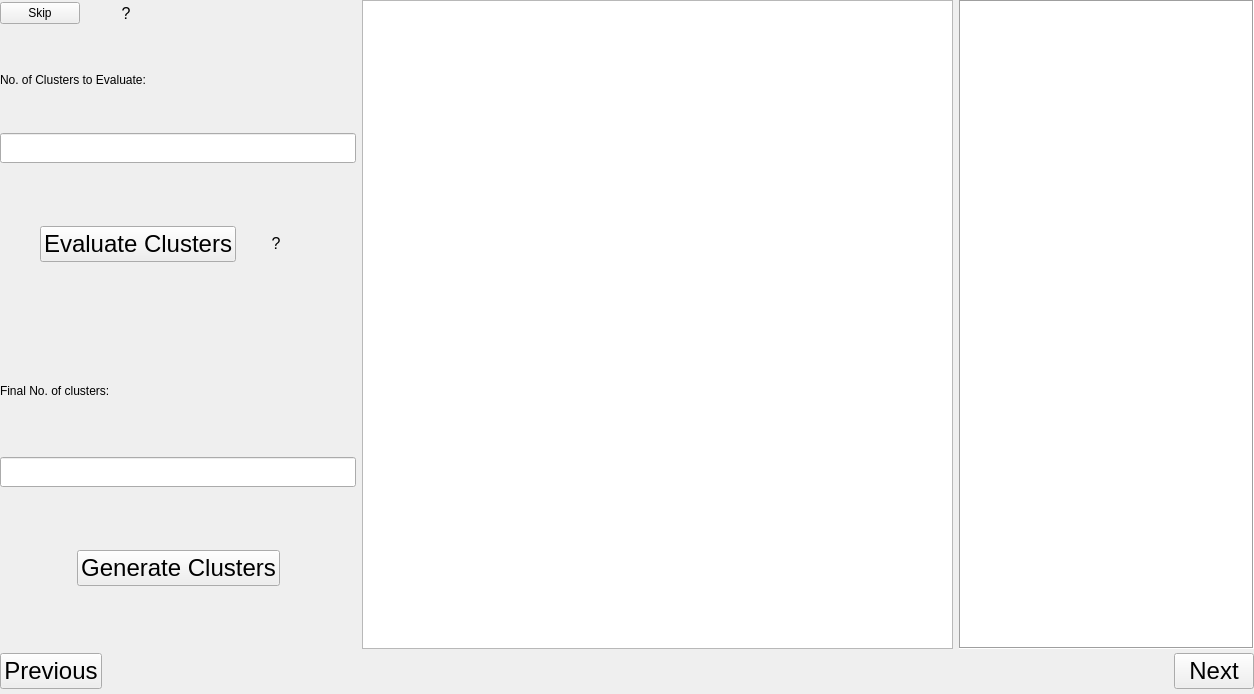
<?xml version="1.0" encoding="UTF-8"?>
<ui version="4.0">
 <class>solar_widget</class>
 <widget class="QWidget" name="solar_widget">
  <property name="geometry">
   <rect>
    <x>0</x>
    <y>0</y>
    <width>1254</width>
    <height>694</height>
   </rect>
  </property>
  <property name="windowTitle">
   <string>Form</string>
  </property>
  <layout class="QVBoxLayout" name="verticalLayout_2">
   <property name="spacing">
    <number>0</number>
   </property>
   <property name="leftMargin">
    <number>0</number>
   </property>
   <property name="topMargin">
    <number>0</number>
   </property>
   <property name="rightMargin">
    <number>0</number>
   </property>
   <property name="bottomMargin">
    <number>0</number>
   </property>
   <item>
    <widget class="QStackedWidget" name="stackedWidget_2">
     <property name="sizePolicy">
      <sizepolicy hsizetype="Expanding" vsizetype="Expanding">
       <horstretch>0</horstretch>
       <verstretch>0</verstretch>
      </sizepolicy>
     </property>
     <property name="font">
      <font>
       <pointsize>9</pointsize>
      </font>
     </property>
     <property name="styleSheet">
      <string notr="true"/>
     </property>
     <property name="currentIndex">
      <number>1</number>
     </property>
     <widget class="QWidget" name="page_4">
      <property name="sizePolicy">
       <sizepolicy hsizetype="Expanding" vsizetype="Expanding">
        <horstretch>0</horstretch>
        <verstretch>0</verstretch>
       </sizepolicy>
      </property>
      <property name="styleSheet">
       <string notr="true"/>
      </property>
      <layout class="QGridLayout" name="gridLayout_5">
       <property name="leftMargin">
        <number>0</number>
       </property>
       <property name="topMargin">
        <number>0</number>
       </property>
       <property name="rightMargin">
        <number>0</number>
       </property>
       <property name="bottomMargin">
        <number>0</number>
       </property>
       <item row="0" column="0">
        <widget class="QFrame" name="frame_4">
         <property name="sizePolicy">
          <sizepolicy hsizetype="Expanding" vsizetype="Expanding">
           <horstretch>0</horstretch>
           <verstretch>0</verstretch>
          </sizepolicy>
         </property>
         <property name="styleSheet">
          <string notr="true"/>
         </property>
         <property name="frameShape">
          <enum>QFrame::Shape::NoFrame</enum>
         </property>
         <property name="frameShadow">
          <enum>QFrame::Shadow::Raised</enum>
         </property>
         <layout class="QGridLayout" name="gridLayout_4">
          <property name="leftMargin">
           <number>0</number>
          </property>
          <property name="topMargin">
           <number>9</number>
          </property>
          <property name="rightMargin">
           <number>0</number>
          </property>
          <property name="bottomMargin">
           <number>0</number>
          </property>
          <property name="verticalSpacing">
           <number>6</number>
          </property>
          <item row="0" column="0">
           <widget class="QWidget" name="widget_6" native="true">
            <property name="sizePolicy">
             <sizepolicy hsizetype="Expanding" vsizetype="Expanding">
              <horstretch>0</horstretch>
              <verstretch>0</verstretch>
             </sizepolicy>
            </property>
            <property name="styleSheet">
             <string notr="true"/>
            </property>
            <layout class="QGridLayout" name="gridLayout">
             <property name="leftMargin">
              <number>0</number>
             </property>
             <property name="topMargin">
              <number>0</number>
             </property>
             <property name="rightMargin">
              <number>0</number>
             </property>
             <property name="bottomMargin">
              <number>0</number>
             </property>
             <item row="0" column="0">
              <widget class="QWidget" name="widget_4" native="true">
               <property name="sizePolicy">
                <sizepolicy hsizetype="Preferred" vsizetype="Preferred">
                 <horstretch>0</horstretch>
                 <verstretch>0</verstretch>
                </sizepolicy>
               </property>
               <property name="styleSheet">
                <string notr="true"/>
               </property>
               <layout class="QVBoxLayout" name="verticalLayout">
                <property name="leftMargin">
                 <number>0</number>
                </property>
                <property name="topMargin">
                 <number>0</number>
                </property>
                <property name="rightMargin">
                 <number>0</number>
                </property>
                <property name="bottomMargin">
                 <number>0</number>
                </property>
                <item>
                 <widget class="QLabel" name="label_20">
                  <property name="sizePolicy">
                   <sizepolicy hsizetype="Preferred" vsizetype="Preferred">
                    <horstretch>0</horstretch>
                    <verstretch>0</verstretch>
                   </sizepolicy>
                  </property>
                  <property name="styleSheet">
                   <string notr="true"/>
                  </property>
                  <property name="text">
                   <string>Datal input:</string>
                  </property>
                 </widget>
                </item>
                <item>
                 <widget class="QComboBox" name="comboBox_2">
                  <property name="sizePolicy">
                   <sizepolicy hsizetype="Preferred" vsizetype="Fixed">
                    <horstretch>0</horstretch>
                    <verstretch>0</verstretch>
                   </sizepolicy>
                  </property>
                  <property name="minimumSize">
                   <size>
                    <width>0</width>
                    <height>30</height>
                   </size>
                  </property>
                  <property name="styleSheet">
                   <string notr="true"/>
                  </property>
                  <property name="editable">
                   <bool>false</bool>
                  </property>
                  <property name="maxVisibleItems">
                   <number>10</number>
                  </property>
                  <item>
                   <property name="text">
                    <string>--Select Option--</string>
                   </property>
                  </item>
                  <item>
                   <property name="text">
                    <string>Download Solar Data from NSRDB</string>
                   </property>
                  </item>
                  <item>
                   <property name="text">
                    <string>Use Own Data</string>
                   </property>
                  </item>
                 </widget>
                </item>
               </layout>
              </widget>
             </item>
             <item row="0" column="1" rowspan="3">
              <widget class="QTextBrowser" name="textBrowser_4">
               <property name="styleSheet">
                <string notr="true"/>
               </property>
               <property name="frameShape">
                <enum>QFrame::Shape::NoFrame</enum>
               </property>
              </widget>
             </item>
             <item row="3" column="0" alignment="Qt::AlignmentFlag::AlignHCenter">
              <widget class="QPushButton" name="pushButton_solar_dl">
               <property name="enabled">
                <bool>true</bool>
               </property>
               <property name="minimumSize">
                <size>
                 <width>143</width>
                 <height>0</height>
                </size>
               </property>
               <property name="font">
                <font>
                 <family>Arial</family>
                 <pointsize>18</pointsize>
                 <italic>false</italic>
                 <bold>false</bold>
                </font>
               </property>
               <property name="cursor">
                <cursorShape>PointingHandCursor</cursorShape>
               </property>
               <property name="styleSheet">
                <string notr="true"/>
               </property>
               <property name="text">
                <string>Download Solar Data</string>
               </property>
              </widget>
             </item>
             <item row="1" column="0" alignment="Qt::AlignmentFlag::AlignHCenter">
              <widget class="QPushButton" name="pushButton_solar_upload">
               <property name="styleSheet">
                <string notr="true"/>
               </property>
               <property name="text">
                <string>Upload Data</string>
               </property>
              </widget>
             </item>
             <item row="2" column="0">
              <widget class="QWidget" name="widget_5" native="true">
               <property name="enabled">
                <bool>true</bool>
               </property>
               <property name="sizePolicy">
                <sizepolicy hsizetype="Expanding" vsizetype="Expanding">
                 <horstretch>0</horstretch>
                 <verstretch>0</verstretch>
                </sizepolicy>
               </property>
               <property name="styleSheet">
                <string notr="true"/>
               </property>
               <layout class="QVBoxLayout" name="verticalLayout_9">
                <property name="leftMargin">
                 <number>0</number>
                </property>
                <property name="topMargin">
                 <number>0</number>
                </property>
                <property name="rightMargin">
                 <number>0</number>
                </property>
                <property name="bottomMargin">
                 <number>0</number>
                </property>
                <item>
                 <widget class="QLabel" name="label_3">
                  <property name="text">
                   <string>Start Year:</string>
                  </property>
                 </widget>
                </item>
                <item>
                 <widget class="QLineEdit" name="lineEdit_starty">
                  <property name="enabled">
                   <bool>true</bool>
                  </property>
                  <property name="minimumSize">
                   <size>
                    <width>0</width>
                    <height>30</height>
                   </size>
                  </property>
                  <property name="text">
                   <string/>
                  </property>
                 </widget>
                </item>
                <item>
                 <widget class="QLabel" name="label_26">
                  <property name="enabled">
                   <bool>true</bool>
                  </property>
                  <property name="text">
                   <string>End Year:</string>
                  </property>
                 </widget>
                </item>
                <item>
                 <widget class="QLineEdit" name="lineEdit_endy">
                  <property name="minimumSize">
                   <size>
                    <width>0</width>
                    <height>30</height>
                   </size>
                  </property>
                  <property name="text">
                   <string/>
                  </property>
                 </widget>
                </item>
               </layout>
              </widget>
             </item>
            </layout>
           </widget>
          </item>
          <item row="1" column="0">
           <widget class="QWidget" name="widget_10" native="true">
            <property name="sizePolicy">
             <sizepolicy hsizetype="Expanding" vsizetype="Fixed">
              <horstretch>0</horstretch>
              <verstretch>0</verstretch>
             </sizepolicy>
            </property>
            <property name="styleSheet">
             <string notr="true"/>
            </property>
            <layout class="QHBoxLayout" name="horizontalLayout">
             <property name="leftMargin">
              <number>0</number>
             </property>
             <property name="topMargin">
              <number>0</number>
             </property>
             <property name="rightMargin">
              <number>0</number>
             </property>
             <property name="bottomMargin">
              <number>0</number>
             </property>
             <item>
              <widget class="QPushButton" name="pushButton_DI_previous_2">
               <property name="minimumSize">
                <size>
                 <width>55</width>
                 <height>25</height>
                </size>
               </property>
               <property name="sizeIncrement">
                <size>
                 <width>0</width>
                 <height>0</height>
                </size>
               </property>
               <property name="styleSheet">
                <string notr="true"/>
               </property>
               <property name="text">
                <string>Previous</string>
               </property>
              </widget>
             </item>
             <item>
              <spacer name="horizontalSpacer">
               <property name="orientation">
                <enum>Qt::Orientation::Horizontal</enum>
               </property>
               <property name="sizeHint" stdset="0">
                <size>
                 <width>40</width>
                 <height>20</height>
                </size>
               </property>
              </spacer>
             </item>
             <item>
              <widget class="QPushButton" name="pushButton_DI_next_2">
               <property name="enabled">
                <bool>true</bool>
               </property>
               <property name="minimumSize">
                <size>
                 <width>45</width>
                 <height>25</height>
                </size>
               </property>
               <property name="styleSheet">
                <string notr="true"/>
               </property>
               <property name="text">
                <string>Next</string>
               </property>
              </widget>
             </item>
            </layout>
           </widget>
          </item>
         </layout>
        </widget>
       </item>
      </layout>
     </widget>
     <widget class="QWidget" name="page_5">
      <property name="styleSheet">
       <string notr="true"/>
      </property>
      <layout class="QVBoxLayout" name="verticalLayout_23" stretch="1,0">
       <property name="spacing">
        <number>0</number>
       </property>
       <property name="leftMargin">
        <number>0</number>
       </property>
       <property name="topMargin">
        <number>0</number>
       </property>
       <property name="rightMargin">
        <number>0</number>
       </property>
       <property name="bottomMargin">
        <number>0</number>
       </property>
       <item>
        <widget class="QFrame" name="frame_32">
         <property name="styleSheet">
          <string notr="true"/>
         </property>
         <property name="frameShape">
          <enum>QFrame::Shape::NoFrame</enum>
         </property>
         <property name="frameShadow">
          <enum>QFrame::Shadow::Raised</enum>
         </property>
         <layout class="QHBoxLayout" name="horizontalLayout_27" stretch="0,1">
          <property name="spacing">
           <number>6</number>
          </property>
          <property name="leftMargin">
           <number>0</number>
          </property>
          <property name="topMargin">
           <number>0</number>
          </property>
          <property name="rightMargin">
           <number>0</number>
          </property>
          <property name="bottomMargin">
           <number>0</number>
          </property>
          <item>
           <widget class="QFrame" name="frame_33">
            <property name="styleSheet">
             <string notr="true"/>
            </property>
            <property name="frameShape">
             <enum>QFrame::Shape::NoFrame</enum>
            </property>
            <property name="frameShadow">
             <enum>QFrame::Shadow::Raised</enum>
            </property>
            <layout class="QVBoxLayout" name="verticalLayout_22">
             <property name="spacing">
              <number>0</number>
             </property>
             <property name="leftMargin">
              <number>0</number>
             </property>
             <property name="topMargin">
              <number>0</number>
             </property>
             <property name="rightMargin">
              <number>0</number>
             </property>
             <property name="bottomMargin">
              <number>0</number>
             </property>
             <item>
              <widget class="QWidget" name="widget" native="true">
               <property name="styleSheet">
                <string notr="true"/>
               </property>
               <layout class="QVBoxLayout" name="verticalLayout_24">
                <property name="spacing">
                 <number>0</number>
                </property>
                <property name="leftMargin">
                 <number>0</number>
                </property>
                <property name="topMargin">
                 <number>0</number>
                </property>
                <property name="rightMargin">
                 <number>0</number>
                </property>
                <property name="bottomMargin">
                 <number>0</number>
                </property>
                <item>
                 <widget class="QFrame" name="frame_28">
                  <property name="styleSheet">
                   <string notr="true"/>
                  </property>
                  <property name="frameShape">
                   <enum>QFrame::Shape::NoFrame</enum>
                  </property>
                  <property name="frameShadow">
                   <enum>QFrame::Shadow::Raised</enum>
                  </property>
                  <layout class="QVBoxLayout" name="verticalLayout_20">
                   <property name="spacing">
                    <number>0</number>
                   </property>
                   <property name="leftMargin">
                    <number>0</number>
                   </property>
                   <property name="topMargin">
                    <number>0</number>
                   </property>
                   <property name="rightMargin">
                    <number>0</number>
                   </property>
                   <property name="bottomMargin">
                    <number>0</number>
                   </property>
                   <item>
                    <widget class="QFrame" name="frame_14">
                     <property name="styleSheet">
                      <string notr="true"/>
                     </property>
                     <property name="frameShape">
                      <enum>QFrame::Shape::NoFrame</enum>
                     </property>
                     <property name="frameShadow">
                      <enum>QFrame::Shadow::Raised</enum>
                     </property>
                     <layout class="QGridLayout" name="gridLayout_8">
                      <property name="leftMargin">
                       <number>0</number>
                      </property>
                      <property name="topMargin">
                       <number>0</number>
                      </property>
                      <property name="rightMargin">
                       <number>0</number>
                      </property>
                      <property name="bottomMargin">
                       <number>0</number>
                      </property>
                      <item row="0" column="0">
                       <widget class="QPushButton" name="pushButton">
                        <property name="styleSheet">
                         <string notr="true"/>
                        </property>
                        <property name="text">
                         <string>Skip</string>
                        </property>
                       </widget>
                      </item>
                      <item row="0" column="1">
                       <widget class="QPushButton" name="pushButton_help_solar">
                        <property name="minimumSize">
                         <size>
                          <width>25</width>
                          <height>23</height>
                         </size>
                        </property>
                        <property name="font">
                         <font>
                          <pointsize>12</pointsize>
                         </font>
                        </property>
                        <property name="cursor">
                         <cursorShape>PointingHandCursor</cursorShape>
                        </property>
                        <property name="styleSheet">
                         <string notr="true"/>
                        </property>
                        <property name="text">
                         <string>?</string>
                        </property>
                        <property name="flat">
                         <bool>true</bool>
                        </property>
                       </widget>
                      </item>
                      <item row="0" column="2">
                       <spacer name="horizontalSpacer_9">
                        <property name="orientation">
                         <enum>Qt::Orientation::Horizontal</enum>
                        </property>
                        <property name="sizeHint" stdset="0">
                         <size>
                          <width>158</width>
                          <height>20</height>
                         </size>
                        </property>
                       </spacer>
                      </item>
                      <item row="1" column="0" colspan="3">
                       <widget class="QLabel" name="label_5">
                        <property name="text">
                         <string>No. of Clusters to Evaluate:</string>
                        </property>
                       </widget>
                      </item>
                      <item row="2" column="0" colspan="3">
                       <widget class="QLineEdit" name="lineEdit">
                        <property name="minimumSize">
                         <size>
                          <width>0</width>
                          <height>30</height>
                         </size>
                        </property>
                        <property name="styleSheet">
                         <string notr="true"/>
                        </property>
                       </widget>
                      </item>
                     </layout>
                    </widget>
                   </item>
                   <item>
                    <widget class="QFrame" name="frame_27">
                     <property name="frameShape">
                      <enum>QFrame::Shape::NoFrame</enum>
                     </property>
                     <property name="frameShadow">
                      <enum>QFrame::Shadow::Raised</enum>
                     </property>
                     <layout class="QHBoxLayout" name="horizontalLayout_22">
                      <property name="spacing">
                       <number>0</number>
                      </property>
                      <property name="leftMargin">
                       <number>0</number>
                      </property>
                      <property name="topMargin">
                       <number>0</number>
                      </property>
                      <property name="rightMargin">
                       <number>0</number>
                      </property>
                      <property name="bottomMargin">
                       <number>0</number>
                      </property>
                      <item>
                       <spacer name="horizontalSpacer_16">
                        <property name="orientation">
                         <enum>Qt::Orientation::Horizontal</enum>
                        </property>
                        <property name="sizeHint" stdset="0">
                         <size>
                          <width>40</width>
                          <height>20</height>
                         </size>
                        </property>
                       </spacer>
                      </item>
                      <item>
                       <widget class="QPushButton" name="pushButton_2">
                        <property name="minimumSize">
                         <size>
                          <width>135</width>
                          <height>0</height>
                         </size>
                        </property>
                        <property name="sizeIncrement">
                         <size>
                          <width>0</width>
                          <height>0</height>
                         </size>
                        </property>
                        <property name="font">
                         <font>
                          <family>Arial</family>
                          <pointsize>18</pointsize>
                          <italic>false</italic>
                          <bold>false</bold>
                         </font>
                        </property>
                        <property name="styleSheet">
                         <string notr="true"/>
                        </property>
                        <property name="text">
                         <string>Evaluate Clusters</string>
                        </property>
                       </widget>
                      </item>
                      <item>
                       <widget class="QPushButton" name="pushButton_api_8">
                        <property name="minimumSize">
                         <size>
                          <width>25</width>
                          <height>23</height>
                         </size>
                        </property>
                        <property name="font">
                         <font>
                          <pointsize>12</pointsize>
                         </font>
                        </property>
                        <property name="cursor">
                         <cursorShape>PointingHandCursor</cursorShape>
                        </property>
                        <property name="styleSheet">
                         <string notr="true"/>
                        </property>
                        <property name="text">
                         <string>?</string>
                        </property>
                        <property name="flat">
                         <bool>true</bool>
                        </property>
                       </widget>
                      </item>
                      <item>
                       <spacer name="horizontalSpacer_8">
                        <property name="orientation">
                         <enum>Qt::Orientation::Horizontal</enum>
                        </property>
                        <property name="sizeHint" stdset="0">
                         <size>
                          <width>40</width>
                          <height>20</height>
                         </size>
                        </property>
                       </spacer>
                      </item>
                     </layout>
                    </widget>
                   </item>
                  </layout>
                 </widget>
                </item>
               </layout>
              </widget>
             </item>
             <item>
              <widget class="QWidget" name="widget_2" native="true">
               <property name="styleSheet">
                <string notr="true"/>
               </property>
               <layout class="QVBoxLayout" name="verticalLayout_21">
                <property name="spacing">
                 <number>0</number>
                </property>
                <property name="leftMargin">
                 <number>0</number>
                </property>
                <property name="topMargin">
                 <number>0</number>
                </property>
                <property name="rightMargin">
                 <number>0</number>
                </property>
                <property name="bottomMargin">
                 <number>0</number>
                </property>
                <item>
                 <widget class="QFrame" name="frame_30">
                  <property name="styleSheet">
                   <string notr="true"/>
                  </property>
                  <property name="frameShape">
                   <enum>QFrame::Shape::NoFrame</enum>
                  </property>
                  <property name="frameShadow">
                   <enum>QFrame::Shadow::Raised</enum>
                  </property>
                  <layout class="QVBoxLayout" name="verticalLayout_43">
                   <property name="spacing">
                    <number>0</number>
                   </property>
                   <property name="leftMargin">
                    <number>0</number>
                   </property>
                   <property name="topMargin">
                    <number>0</number>
                   </property>
                   <property name="rightMargin">
                    <number>0</number>
                   </property>
                   <property name="bottomMargin">
                    <number>0</number>
                   </property>
                   <item>
                    <widget class="QFrame" name="frame_54">
                     <property name="styleSheet">
                      <string notr="true"/>
                     </property>
                     <property name="frameShape">
                      <enum>QFrame::Shape::NoFrame</enum>
                     </property>
                     <property name="frameShadow">
                      <enum>QFrame::Shadow::Raised</enum>
                     </property>
                     <layout class="QVBoxLayout" name="verticalLayout_38">
                      <property name="spacing">
                       <number>0</number>
                      </property>
                      <property name="leftMargin">
                       <number>0</number>
                      </property>
                      <property name="topMargin">
                       <number>0</number>
                      </property>
                      <property name="rightMargin">
                       <number>0</number>
                      </property>
                      <property name="bottomMargin">
                       <number>0</number>
                      </property>
                      <item>
                       <widget class="QLabel" name="label_6">
                        <property name="text">
                         <string>Final No. of clusters:</string>
                        </property>
                       </widget>
                      </item>
                      <item>
                       <widget class="QLineEdit" name="lineEdit_2">
                        <property name="minimumSize">
                         <size>
                          <width>0</width>
                          <height>30</height>
                         </size>
                        </property>
                        <property name="styleSheet">
                         <string notr="true"/>
                        </property>
                       </widget>
                      </item>
                     </layout>
                    </widget>
                   </item>
                  </layout>
                 </widget>
                </item>
                <item>
                 <widget class="QFrame" name="frame_31">
                  <property name="styleSheet">
                   <string notr="true"/>
                  </property>
                  <property name="frameShape">
                   <enum>QFrame::Shape::NoFrame</enum>
                  </property>
                  <property name="frameShadow">
                   <enum>QFrame::Shadow::Raised</enum>
                  </property>
                  <layout class="QHBoxLayout" name="horizontalLayout_25">
                   <property name="spacing">
                    <number>0</number>
                   </property>
                   <property name="leftMargin">
                    <number>0</number>
                   </property>
                   <property name="topMargin">
                    <number>0</number>
                   </property>
                   <property name="rightMargin">
                    <number>0</number>
                   </property>
                   <property name="bottomMargin">
                    <number>0</number>
                   </property>
                   <item>
                    <spacer name="horizontalSpacer_17">
                     <property name="orientation">
                      <enum>Qt::Orientation::Horizontal</enum>
                     </property>
                     <property name="sizeHint" stdset="0">
                      <size>
                       <width>40</width>
                       <height>20</height>
                      </size>
                     </property>
                    </spacer>
                   </item>
                   <item>
                    <widget class="QPushButton" name="pushButton_3">
                     <property name="minimumSize">
                      <size>
                       <width>135</width>
                       <height>0</height>
                      </size>
                     </property>
                     <property name="font">
                      <font>
                       <family>Arial</family>
                       <pointsize>18</pointsize>
                       <italic>false</italic>
                       <bold>false</bold>
                      </font>
                     </property>
                     <property name="styleSheet">
                      <string notr="true"/>
                     </property>
                     <property name="text">
                      <string>Generate Clusters</string>
                     </property>
                    </widget>
                   </item>
                   <item>
                    <spacer name="horizontalSpacer_18">
                     <property name="orientation">
                      <enum>Qt::Orientation::Horizontal</enum>
                     </property>
                     <property name="sizeHint" stdset="0">
                      <size>
                       <width>40</width>
                       <height>20</height>
                      </size>
                     </property>
                    </spacer>
                   </item>
                  </layout>
                 </widget>
                </item>
               </layout>
              </widget>
             </item>
            </layout>
           </widget>
          </item>
          <item>
           <widget class="QFrame" name="frame_29">
            <property name="styleSheet">
             <string notr="true"/>
            </property>
            <property name="frameShape">
             <enum>QFrame::Shape::NoFrame</enum>
            </property>
            <property name="frameShadow">
             <enum>QFrame::Shadow::Raised</enum>
            </property>
            <layout class="QHBoxLayout" name="horizontalLayout_23" stretch="2,1">
             <property name="spacing">
              <number>6</number>
             </property>
             <property name="leftMargin">
              <number>0</number>
             </property>
             <property name="topMargin">
              <number>0</number>
             </property>
             <property name="rightMargin">
              <number>0</number>
             </property>
             <property name="bottomMargin">
              <number>0</number>
             </property>
             <item>
              <widget class="QTextBrowser" name="textBrowser_6">
               <property name="styleSheet">
                <string notr="true"/>
               </property>
              </widget>
             </item>
             <item>
              <widget class="QTextBrowser" name="textBrowser_5">
               <property name="styleSheet">
                <string notr="true"/>
               </property>
               <property name="frameShape">
                <enum>QFrame::Shape::Box</enum>
               </property>
              </widget>
             </item>
            </layout>
           </widget>
          </item>
         </layout>
        </widget>
       </item>
       <item>
        <widget class="QWidget" name="widget_17" native="true">
         <property name="styleSheet">
          <string notr="true"/>
         </property>
         <layout class="QHBoxLayout" name="horizontalLayout_26">
          <property name="spacing">
           <number>0</number>
          </property>
          <property name="leftMargin">
           <number>0</number>
          </property>
          <property name="topMargin">
           <number>0</number>
          </property>
          <property name="rightMargin">
           <number>0</number>
          </property>
          <property name="bottomMargin">
           <number>0</number>
          </property>
          <item>
           <widget class="QPushButton" name="pushButton_DI_previous_5">
            <property name="sizePolicy">
             <sizepolicy hsizetype="Preferred" vsizetype="Fixed">
              <horstretch>0</horstretch>
              <verstretch>0</verstretch>
             </sizepolicy>
            </property>
            <property name="minimumSize">
             <size>
              <width>55</width>
              <height>25</height>
             </size>
            </property>
            <property name="font">
             <font>
              <family>Arial</family>
              <pointsize>18</pointsize>
              <italic>false</italic>
              <bold>false</bold>
             </font>
            </property>
            <property name="styleSheet">
             <string notr="true"/>
            </property>
            <property name="text">
             <string>Previous</string>
            </property>
           </widget>
          </item>
          <item>
           <spacer name="horizontalSpacer_15">
            <property name="orientation">
             <enum>Qt::Orientation::Horizontal</enum>
            </property>
            <property name="sizeHint" stdset="0">
             <size>
              <width>1023</width>
              <height>45</height>
             </size>
            </property>
           </spacer>
          </item>
          <item>
           <widget class="QPushButton" name="pushButton_DI_next_5">
            <property name="minimumSize">
             <size>
              <width>45</width>
              <height>25</height>
             </size>
            </property>
            <property name="font">
             <font>
              <family>Arial</family>
              <pointsize>18</pointsize>
              <italic>false</italic>
              <bold>false</bold>
             </font>
            </property>
            <property name="styleSheet">
             <string notr="true"/>
            </property>
            <property name="text">
             <string>Next</string>
            </property>
           </widget>
          </item>
         </layout>
        </widget>
       </item>
      </layout>
     </widget>
    </widget>
   </item>
  </layout>
 </widget>
 <resources/>
 <connections/>
</ui>
